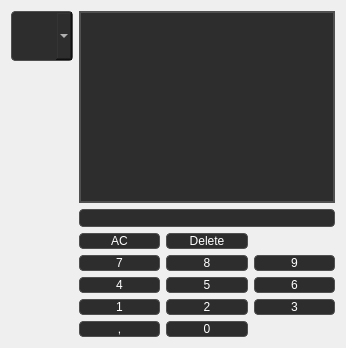
      <widget class="QWidget" name="page_2">
       <layout class="QGridLayout" name="gridLayout_7">
        <item row="0" column="2">
         <layout class="QGridLayout" name="gridLayout_2">
          <item row="5" column="3">
           <widget class="QPushButton" name="btn2_Nine">
            <property name="maximumSize">
             <size>
              <width>2560</width>
              <height>2560</height>
             </size>
            </property>
            <property name="styleSheet">
             <string notr="true">QPushButton {
    background-color: rgb(45, 45, 45); 
font: 16pt &quot;Segoe UI&quot;;
color: rgb(255, 255, 255);
border: 1px solid rgb(80, 80, 80);
border-radius: 4px;
}
QPushButton:hover {
     background-color: rgb(60, 60, 60); 
}
QPushButton:pressed {
    background-color: rgb(50, 50, 50);
}</string>
            </property>
            <property name="text">
             <string>9</string>
            </property>
           </widget>
          </item>
          <item row="7" column="2">
           <widget class="QPushButton" name="btn2_Two">
            <property name="maximumSize">
             <size>
              <width>2560</width>
              <height>2560</height>
             </size>
            </property>
            <property name="styleSheet">
             <string notr="true">QPushButton {
    background-color: rgb(45, 45, 45); 
font: 16pt &quot;Segoe UI&quot;;
color: rgb(255, 255, 255);
border: 1px solid rgb(80, 80, 80);
border-radius: 4px;
}
QPushButton:hover {
     background-color: rgb(60, 60, 60); 
}
QPushButton:pressed {
    background-color: rgb(50, 50, 50);
}</string>
            </property>
            <property name="text">
             <string>2</string>
            </property>
           </widget>
          </item>
          <item row="4" column="1">
           <widget class="QPushButton" name="btn2_AC">
            <property name="maximumSize">
             <size>
              <width>2560</width>
              <height>2560</height>
             </size>
            </property>
            <property name="styleSheet">
             <string notr="true">QPushButton {
    background-color: rgb(45, 45, 45); 
font: 16pt &quot;Segoe UI&quot;;
color: rgb(255, 255, 255);
border: 1px solid rgb(80, 80, 80);
border-radius: 4px;
}
QPushButton:hover {
     background-color: rgb(60, 60, 60); 
}
QPushButton:pressed {
    background-color: rgb(50, 50, 50);
}</string>
            </property>
            <property name="text">
             <string>AC</string>
            </property>
           </widget>
          </item>
          <item row="8" column="1">
           <widget class="QPushButton" name="btn2_Dot">
            <property name="maximumSize">
             <size>
              <width>2560</width>
              <height>2560</height>
             </size>
            </property>
            <property name="styleSheet">
             <string notr="true">QPushButton {
    background-color: rgb(45, 45, 45); 
font: 16pt &quot;Segoe UI&quot;;
color: rgb(255, 255, 255);
border: 1px solid rgb(80, 80, 80);
border-radius: 4px;
}
QPushButton:hover {
     background-color: rgb(60, 60, 60); 
}
QPushButton:pressed {
    background-color: rgb(50, 50, 50);
}</string>
            </property>
            <property name="text">
             <string>,</string>
            </property>
           </widget>
          </item>
          <item row="6" column="1">
           <widget class="QPushButton" name="btn2_Four">
            <property name="maximumSize">
             <size>
              <width>2560</width>
              <height>2560</height>
             </size>
            </property>
            <property name="styleSheet">
             <string notr="true">QPushButton {
    background-color: rgb(45, 45, 45); 
font: 16pt &quot;Segoe UI&quot;;
color: rgb(255, 255, 255);
border: 1px solid rgb(80, 80, 80);
border-radius: 4px;
}
QPushButton:hover {
     background-color: rgb(60, 60, 60); 
}
QPushButton:pressed {
    background-color: rgb(50, 50, 50);
}</string>
            </property>
            <property name="text">
             <string>4</string>
            </property>
           </widget>
          </item>
          <item row="7" column="1">
           <widget class="QPushButton" name="btn2_One">
            <property name="maximumSize">
             <size>
              <width>2560</width>
              <height>2560</height>
             </size>
            </property>
            <property name="styleSheet">
             <string notr="true">QPushButton {
    background-color: rgb(45, 45, 45); 
font: 16pt &quot;Segoe UI&quot;;
color: rgb(255, 255, 255);
border: 1px solid rgb(80, 80, 80);
border-radius: 4px;
}
QPushButton:hover {
     background-color: rgb(60, 60, 60); 
}
QPushButton:pressed {
    background-color: rgb(50, 50, 50);
}</string>
            </property>
            <property name="text">
             <string>1</string>
            </property>
           </widget>
          </item>
          <item row="2" column="1" colspan="3">
           <widget class="QLineEdit" name="line2_Edit">
            <property name="maximumSize">
             <size>
              <width>2560</width>
              <height>50</height>
             </size>
            </property>
            <property name="styleSheet">
             <string notr="true">QLineEdit {
    background-color: rgb(45, 45, 45); 
font: 16pt &quot;Segoe UI&quot;;
color: rgb(255, 255, 255);
border: 1px solid rgb(80, 80, 80);
border-radius: 4px;
}
QLineEdit:hover {
     background-color: rgb(60, 60, 60); 
}</string>
            </property>
           </widget>
          </item>
          <item row="4" column="2">
           <widget class="QPushButton" name="btn2_DeleteSign">
            <property name="maximumSize">
             <size>
              <width>2560</width>
              <height>2560</height>
             </size>
            </property>
            <property name="styleSheet">
             <string notr="true">QPushButton {
    background-color: rgb(45, 45, 45); 
font: 16pt &quot;Segoe UI&quot;;
color: rgb(255, 255, 255);
border: 1px solid rgb(80, 80, 80);
border-radius: 4px;
}
QPushButton:hover {
     background-color: rgb(60, 60, 60); 
}
QPushButton:pressed {
    background-color: rgb(50, 50, 50);
}</string>
            </property>
            <property name="text">
             <string>Delete</string>
            </property>
           </widget>
          </item>
          <item row="6" column="2">
           <widget class="QPushButton" name="btn2_Five">
            <property name="maximumSize">
             <size>
              <width>2560</width>
              <height>2560</height>
             </size>
            </property>
            <property name="styleSheet">
             <string notr="true">QPushButton {
    background-color: rgb(45, 45, 45); 
font: 16pt &quot;Segoe UI&quot;;
color: rgb(255, 255, 255);
border: 1px solid rgb(80, 80, 80);
border-radius: 4px;
}
QPushButton:hover {
     background-color: rgb(60, 60, 60); 
}
QPushButton:pressed {
    background-color: rgb(50, 50, 50);
}</string>
            </property>
            <property name="text">
             <string>5</string>
            </property>
           </widget>
          </item>
          <item row="5" column="1">
           <widget class="QPushButton" name="btn2_Seven">
            <property name="maximumSize">
             <size>
              <width>2560</width>
              <height>2560</height>
             </size>
            </property>
            <property name="styleSheet">
             <string notr="true">QPushButton {
    background-color: rgb(45, 45, 45); 
font: 16pt &quot;Segoe UI&quot;;
color: rgb(255, 255, 255);
border: 1px solid rgb(80, 80, 80);
border-radius: 4px;
}
QPushButton:hover {
     background-color: rgb(60, 60, 60); 
}
QPushButton:pressed {
    background-color: rgb(50, 50, 50);
}</string>
            </property>
            <property name="text">
             <string>7</string>
            </property>
           </widget>
          </item>
          <item row="6" column="3">
           <widget class="QPushButton" name="btn2_Six">
            <property name="maximumSize">
             <size>
              <width>2560</width>
              <height>2560</height>
             </size>
            </property>
            <property name="styleSheet">
             <string notr="true">QPushButton {
    background-color: rgb(45, 45, 45); 
font: 16pt &quot;Segoe UI&quot;;
color: rgb(255, 255, 255);
border: 1px solid rgb(80, 80, 80);
border-radius: 4px;
}
QPushButton:hover {
     background-color: rgb(60, 60, 60); 
}
QPushButton:pressed {
    background-color: rgb(50, 50, 50);
}</string>
            </property>
            <property name="text">
             <string>6</string>
            </property>
           </widget>
          </item>
          <item row="7" column="3">
           <widget class="QPushButton" name="btn2_Three">
            <property name="maximumSize">
             <size>
              <width>2560</width>
              <height>2560</height>
             </size>
            </property>
            <property name="styleSheet">
             <string notr="true">QPushButton {
    background-color: rgb(45, 45, 45); 
font: 16pt &quot;Segoe UI&quot;;
color: rgb(255, 255, 255);
border: 1px solid rgb(80, 80, 80);
border-radius: 4px;
}
QPushButton:hover {
     background-color: rgb(60, 60, 60); 
}
QPushButton:pressed {
    background-color: rgb(50, 50, 50);
}</string>
            </property>
            <property name="text">
             <string>3</string>
            </property>
           </widget>
          </item>
          <item row="0" column="1" rowspan="2" colspan="3">
           <widget class="QTextEdit" name="textEdit_2">
            <property name="maximumSize">
             <size>
              <width>2560</width>
              <height>1000</height>
             </size>
            </property>
            <property name="styleSheet">
             <string notr="true">color: rgb(255, 255, 255);
background-color: rgb(45, 45, 45);
border: 2px solid rgb(80, 80, 80);
font: 16pt &quot;Segoe UI&quot;;</string>
            </property>
           </widget>
          </item>
          <item row="8" column="2">
           <widget class="QPushButton" name="btn2_Zero">
            <property name="maximumSize">
             <size>
              <width>2560</width>
              <height>2560</height>
             </size>
            </property>
            <property name="styleSheet">
             <string notr="true">QPushButton {
    background-color: rgb(45, 45, 45); 
font: 16pt &quot;Segoe UI&quot;;
color: rgb(255, 255, 255);
border: 1px solid rgb(80, 80, 80);
border-radius: 4px;
}
QPushButton:hover {
     background-color: rgb(60, 60, 60); 
}
QPushButton:pressed {
    background-color: rgb(50, 50, 50);
}</string>
            </property>
            <property name="text">
             <string>0</string>
            </property>
           </widget>
          </item>
          <item row="5" column="2">
           <widget class="QPushButton" name="btn2_Eight">
            <property name="maximumSize">
             <size>
              <width>2560</width>
              <height>2560</height>
             </size>
            </property>
            <property name="styleSheet">
             <string notr="true">QPushButton {
    background-color: rgb(45, 45, 45); 
font: 16pt &quot;Segoe UI&quot;;
color: rgb(255, 255, 255);
border: 1px solid rgb(80, 80, 80);
border-radius: 4px;
}
QPushButton:hover {
     background-color: rgb(60, 60, 60); 
}
QPushButton:pressed {
    background-color: rgb(50, 50, 50);
}</string>
            </property>
            <property name="text">
             <string>8</string>
            </property>
           </widget>
          </item>
          <item row="0" column="0">
           <widget class="QComboBox" name="BoxList">
            <property name="maximumSize">
             <size>
              <width>2560</width>
              <height>50</height>
             </size>
            </property>
            <property name="styleSheet">
             <string notr="true">font: 16pt &quot;Segoe UI&quot;;
color: rgb(255, 255, 255);
background-color: rgb(45, 45, 45);
border: 1px solid rgb(80, 80, 80);
border-radius: 4px;
</string>
            </property>
           </widget>
          </item>
         </layout>
        </item>
       </layout>
      </widget>
